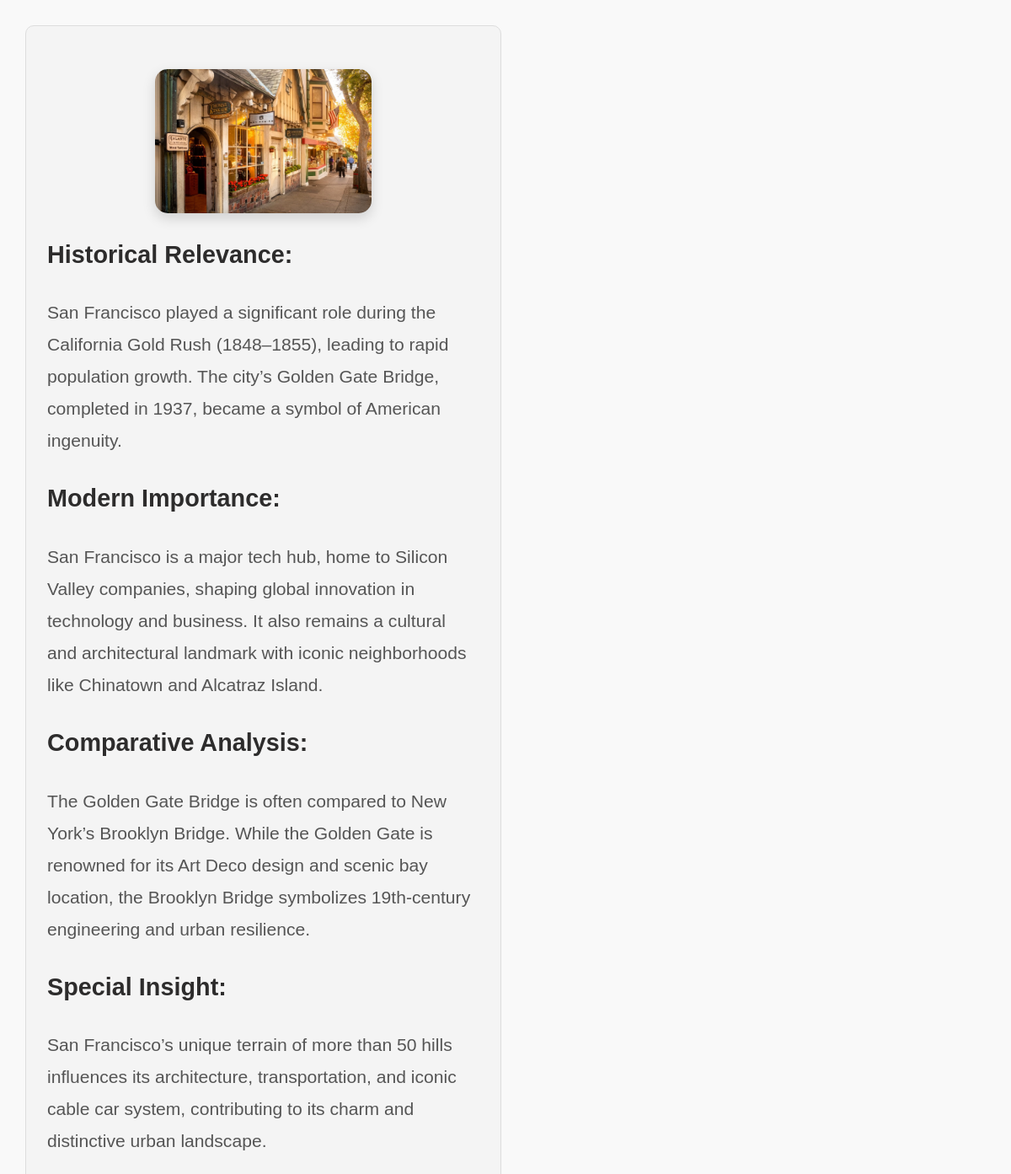
Screenshot of /image/3 (signed in) with the database file from the repository.
### dbclasses.py (models this page shows)
class GIS_Model(db.Model):
    __tablename__ = 'gis_model'
    ID = db.Column(db.Integer, primary_key=True)
    ImagePath = db.Column(db.String(2000), nullable=False)
    Name = db.Column(db.String(100), nullable=False)
    Latitude = db.Column(db.Float(20), nullable=False)
    Longitude = db.Column(db.Float, nullable=False)
    Comments = db.Column(db.String(1000), nullable=True)
    Source = db.Column(db.String(50), nullable=True)
    Date = db.Column(db.DateTime, default=datetime.utcnow)
    comp_model = db.relationship('COMP_Model', uselist=False, back_populates='gis_model', cascade='all, delete-orphan')
    analysis_model = db.relationship('ANALYSIS_Model', uselist=False, back_populates='gis_model', cascade='all, delete-orphan')

class COMP_Model(db.Model):
    __tablename__ = 'comp_model'
    ImageID = db.Column(db.Integer, db.ForeignKey('gis_model.ID'), primary_key=True)
    Hist_Relevance = db.Column(db.String(500), nullable=False)
    Mod_Imp = db.Column(db.String(500), nullable=False)
    Comp_Analysis = db.Column(db.String(500), nullable=False)
    Insight = db.Column(db.String(500), nullable=False)
    gis_model = db.relationship('GIS_Model', back_populates='comp_model')

### main.py (the view)
@app.route('/image/<int:image_id>')
@login_required
def image_detail(image_id):
    image = COMP_Model.query.get_or_404(image_id)
    return render_template('image_detail.html', image=image)

### main.py (called while the page is built)
@login_manager.user_loader
def load_user(user_id):
    return User.query.get(int(user_id))

### templates/image_detail.html (shortened to what this page needs)
{% extends "basic.html" %}
{% block body %}
<div class="image-details">
    <img src="{{ url_for('static', filename='Images/' + image.gis_model.ImagePath) }}" alt="{{ image.gis_model.Name }}" style="width: 50%; height: auto;">
    <div class="details">
        <h2>Historical Relevance:</h2>
        <p>{{ image.Hist_Relevance }}</p>
        <h2>Modern Importance:</h2>
        <p>{{ image.Mod_Imp }}</p>
        <h2>Comparative Analysis:</h2>
        <p>{{ image.Comp_Analysis }}</p>
        <h2>Special Insight:</h2>
        <p>{{ image.Insight }}</p>
    </div>
</div>
{% endblock %}

### static/css/styles.css (style rules this page uses)
body { margin: 10px; padding: 20px; font-family: 'Gill Sans', 'Gill Sans MT', Calibri, 'Trebuchet MS', sans-serif ; line-height: 1.6; background-color: #f9f9f9; color: #2d2c2c; }
img { max-width: 300px; height: auto; border-radius: 15px; box-shadow: 0px 4px 10px rgba(0, 0, 0, 0.2); margin: 10px; display: block; margin-left: auto; margin-right: auto; }
p { margin: 5px 0; }
.image-details { width: 45%; padding: 25px; border: 1px solid #ddd; border-radius: 10px; background-color: #f4f4f4; font-size: 1.2em; line-height: 1.8; }
.image-details p { font-size: 1.1em; color: #555; margin: 10px 0; }
.image-details img { width: 100%; height: auto; border-radius: 15px; box-shadow: 0px 6px 15px rgba(0, 0, 0, 0.15); margin-bottom: 15px; }

### rows the page displays
GIS_Model: ImagePath (picture)
COMP_Model: Hist_Relevance "San Francisco played a significant role during the California Gold Rush (1848–1855), leading to rapid population growth. The city’s Golden Gate Bridge, completed in 1937, became a symbol of American ingenuity.", Mod_Imp "San Francisco is a major tech hub, home to Silicon Valley companies, shaping global innovation in technology and business. It also remains a cultural and architectural landmark with iconic neighborhoods like Chinatown and Alcatraz Island.", Comp_Analysis "The Golden Gate Bridge is often compared to New York’s Brooklyn Bridge. While the Golden Gate is renowned for its Art Deco design and scenic bay location, the Brooklyn Bridge symbolizes 19th-century engineering and urban resilience.", Insight "San Francisco’s unique terrain of more than 50 hills influences its architecture, transportation, and iconic cable car system, contributing to its charm and distinctive urban landscape."
